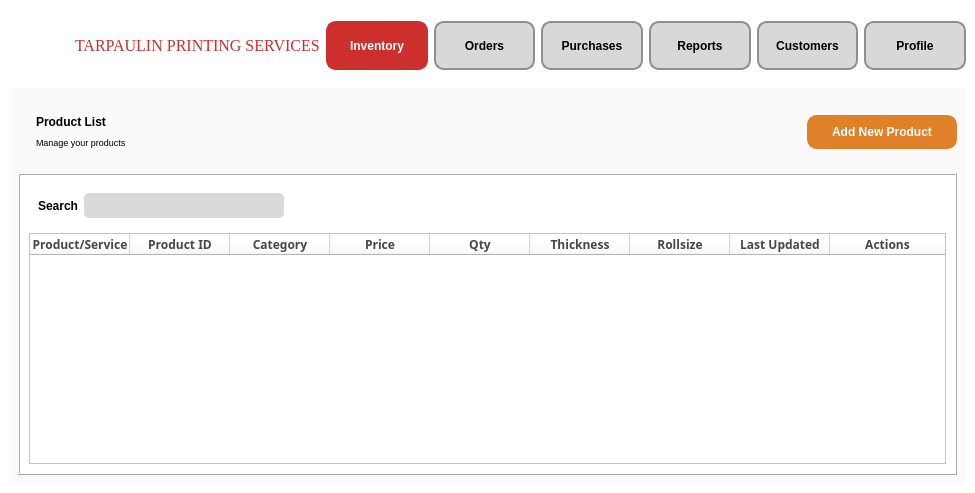
<?xml version="1.0" encoding="UTF-8"?>
<ui version="4.0">
 <class>Inventory_2</class>
 <widget class="QMainWindow" name="Inventory_2">
  <property name="geometry">
   <rect>
    <x>0</x>
    <y>0</y>
    <width>975</width>
    <height>493</height>
   </rect>
  </property>
  <property name="sizePolicy">
   <sizepolicy hsizetype="Fixed" vsizetype="Fixed">
    <horstretch>0</horstretch>
    <verstretch>0</verstretch>
   </sizepolicy>
  </property>
  <property name="windowTitle">
   <string>MainWindow</string>
  </property>
  <property name="styleSheet">
   <string notr="true">background-color: white;</string>
  </property>
  <widget class="QWidget" name="centralwidget">
   <layout class="QVBoxLayout" name="verticalLayout">
    <item>
     <widget class="QFrame" name="NavbarFrame">
      <property name="enabled">
       <bool>true</bool>
      </property>
      <property name="sizePolicy">
       <sizepolicy hsizetype="Preferred" vsizetype="Preferred">
        <horstretch>0</horstretch>
        <verstretch>0</verstretch>
       </sizepolicy>
      </property>
      <property name="cursor">
       <cursorShape>ArrowCursor</cursorShape>
      </property>
      <property name="styleSheet">
       <string notr="true">QPushButton {
    min-width: 100px; 
    max-width: 150px;
    min-height: 40px;
    max-height: 35px;
	font-size:12px;
	border: 2px solid #8f8f91; 
	border-radius: 10px;
	background-color: #d8d8d8; 
	min-width: 80px; 
	min-height: 30px; 
	padding: 5px; 
	color: black; 
	font-weight: bold; 
}
</string>
      </property>
      <property name="frameShape">
       <enum>QFrame::NoFrame</enum>
      </property>
      <property name="frameShadow">
       <enum>QFrame::Plain</enum>
      </property>
      <layout class="QHBoxLayout" name="horizontalLayout">
       <property name="leftMargin">
        <number>5</number>
       </property>
       <property name="rightMargin">
        <number>0</number>
       </property>
       <item>
        <widget class="QLabel" name="Logo">
         <property name="enabled">
          <bool>true</bool>
         </property>
         <property name="sizePolicy">
          <sizepolicy hsizetype="Fixed" vsizetype="Fixed">
           <horstretch>0</horstretch>
           <verstretch>0</verstretch>
          </sizepolicy>
         </property>
         <property name="minimumSize">
          <size>
           <width>55</width>
           <height>55</height>
          </size>
         </property>
         <property name="maximumSize">
          <size>
           <width>55</width>
           <height>55</height>
          </size>
         </property>
         <property name="cursor">
          <cursorShape>PointingHandCursor</cursorShape>
         </property>
         <property name="autoFillBackground">
          <bool>false</bool>
         </property>
         <property name="styleSheet">
          <string notr="true"/>
         </property>
         <property name="text">
          <string/>
         </property>
         <property name="textFormat">
          <enum>Qt::RichText</enum>
         </property>
         <property name="pixmap">
          <pixmap>static/logo.png</pixmap>
         </property>
         <property name="scaledContents">
          <bool>true</bool>
         </property>
         <property name="wordWrap">
          <bool>false</bool>
         </property>
        </widget>
       </item>
       <item>
        <widget class="QLabel" name="tarp">
         <property name="font">
          <font>
           <family>Georgia</family>
           <pointsize>12</pointsize>
           <weight>9</weight>
           <italic>false</italic>
           <bold>false</bold>
          </font>
         </property>
         <property name="cursor">
          <cursorShape>PointingHandCursor</cursorShape>
         </property>
         <property name="autoFillBackground">
          <bool>false</bool>
         </property>
         <property name="styleSheet">
          <string notr="true">font: 75 12pt &quot;Georgia&quot;;
color: #CD2E2E;</string>
         </property>
         <property name="text">
          <string>TARPAULIN PRINTING SERVICES</string>
         </property>
        </widget>
       </item>
       <item>
        <widget class="QPushButton" name="Inventory">
         <property name="minimumSize">
          <size>
           <width>94</width>
           <height>44</height>
          </size>
         </property>
         <property name="cursor">
          <cursorShape>PointingHandCursor</cursorShape>
         </property>
         <property name="styleSheet">
          <string notr="true">font-size:12px;
color: white;
border: 2px solid #CD2E2E;
background-color: #CD2E2E;
</string>
         </property>
         <property name="text">
          <string>Inventory</string>
         </property>
        </widget>
       </item>
       <item>
        <widget class="QPushButton" name="Order">
         <property name="cursor">
          <cursorShape>PointingHandCursor</cursorShape>
         </property>
         <property name="styleSheet">
          <string notr="true">font-size:12px;</string>
         </property>
         <property name="text">
          <string>Orders</string>
         </property>
        </widget>
       </item>
       <item>
        <widget class="QPushButton" name="Purchase">
         <property name="cursor">
          <cursorShape>PointingHandCursor</cursorShape>
         </property>
         <property name="styleSheet">
          <string notr="true">font-size:12px;</string>
         </property>
         <property name="text">
          <string>Purchases</string>
         </property>
        </widget>
       </item>
       <item>
        <widget class="QPushButton" name="Report">
         <property name="cursor">
          <cursorShape>PointingHandCursor</cursorShape>
         </property>
         <property name="styleSheet">
          <string notr="true">font-size:12px;</string>
         </property>
         <property name="text">
          <string>Reports</string>
         </property>
        </widget>
       </item>
       <item>
        <widget class="QPushButton" name="Customer">
         <property name="cursor">
          <cursorShape>PointingHandCursor</cursorShape>
         </property>
         <property name="styleSheet">
          <string notr="true">font-size:12px;</string>
         </property>
         <property name="text">
          <string>Customers</string>
         </property>
        </widget>
       </item>
       <item>
        <widget class="QPushButton" name="Profile">
         <property name="cursor">
          <cursorShape>PointingHandCursor</cursorShape>
         </property>
         <property name="styleSheet">
          <string notr="true">font-size:12px;</string>
         </property>
         <property name="text">
          <string>Profile</string>
         </property>
        </widget>
       </item>
      </layout>
     </widget>
    </item>
    <item>
     <widget class="QFrame" name="TableContainer">
      <property name="sizePolicy">
       <sizepolicy hsizetype="Expanding" vsizetype="Expanding">
        <horstretch>0</horstretch>
        <verstretch>0</verstretch>
       </sizepolicy>
      </property>
      <property name="minimumSize">
       <size>
        <width>0</width>
        <height>2</height>
       </size>
      </property>
      <property name="layoutDirection">
       <enum>Qt::LeftToRight</enum>
      </property>
      <property name="autoFillBackground">
       <bool>false</bool>
      </property>
      <property name="styleSheet">
       <string notr="true">background-color: #FAFAFA;
width: 100vw;</string>
      </property>
      <property name="frameShape">
       <enum>QFrame::NoFrame</enum>
      </property>
      <property name="frameShadow">
       <enum>QFrame::Plain</enum>
      </property>
      <layout class="QVBoxLayout" name="verticalLayout_2">
       <item>
        <widget class="QFrame" name="Label">
         <property name="sizePolicy">
          <sizepolicy hsizetype="Preferred" vsizetype="Preferred">
           <horstretch>0</horstretch>
           <verstretch>0</verstretch>
          </sizepolicy>
         </property>
         <property name="frameShape">
          <enum>QFrame::NoFrame</enum>
         </property>
         <property name="frameShadow">
          <enum>QFrame::Raised</enum>
         </property>
         <layout class="QHBoxLayout" name="horizontalLayout_4">
          <property name="rightMargin">
           <number>0</number>
          </property>
          <item>
           <widget class="QFrame" name="ProductList">
            <property name="frameShape">
             <enum>QFrame::NoFrame</enum>
            </property>
            <property name="frameShadow">
             <enum>QFrame::Raised</enum>
            </property>
            <layout class="QVBoxLayout" name="verticalLayout_3">
             <item>
              <widget class="QLabel" name="ProductLabel">
               <property name="styleSheet">
                <string notr="true">font-weight: bold;</string>
               </property>
               <property name="text">
                <string>Product List</string>
               </property>
              </widget>
             </item>
             <item>
              <widget class="QLabel" name="manageLabel">
               <property name="font">
                <font>
                 <pointsize>7</pointsize>
                </font>
               </property>
               <property name="text">
                <string>Manage your products</string>
               </property>
              </widget>
             </item>
            </layout>
           </widget>
          </item>
          <item>
           <widget class="QFrame" name="BtnContainer">
            <property name="frameShape">
             <enum>QFrame::NoFrame</enum>
            </property>
            <property name="frameShadow">
             <enum>QFrame::Raised</enum>
            </property>
            <layout class="QHBoxLayout" name="horizontalLayout_3">
             <property name="rightMargin">
              <number>0</number>
             </property>
             <item>
              <spacer name="horizontalSpacer">
               <property name="orientation">
                <enum>Qt::Horizontal</enum>
               </property>
               <property name="sizeHint" stdset="0">
                <size>
                 <width>649</width>
                 <height>20</height>
                </size>
               </property>
              </spacer>
             </item>
             <item>
              <widget class="QPushButton" name="AddProduct">
               <property name="sizePolicy">
                <sizepolicy hsizetype="Preferred" vsizetype="Fixed">
                 <horstretch>0</horstretch>
                 <verstretch>0</verstretch>
                </sizepolicy>
               </property>
               <property name="minimumSize">
                <size>
                 <width>150</width>
                 <height>34</height>
                </size>
               </property>
               <property name="maximumSize">
                <size>
                 <width>150</width>
                 <height>34</height>
                </size>
               </property>
               <property name="cursor">
                <cursorShape>PointingHandCursor</cursorShape>
               </property>
               <property name="styleSheet">
                <string notr="true">font-size:12px;
border: 2px solid #E08028; 
border-radius: 10px;
background-color: #E08028; 
padding: 5px; 
color: white; 
font-weight: bold; frf</string>
               </property>
               <property name="text">
                <string>Add New Product</string>
               </property>
               <property name="icon">
                <iconset>
                 <normaloff>static/add.png</normaloff>static/add.png</iconset>
               </property>
               <property name="iconSize">
                <size>
                 <width>20</width>
                 <height>20</height>
                </size>
               </property>
              </widget>
             </item>
            </layout>
           </widget>
          </item>
         </layout>
        </widget>
       </item>
       <item>
        <widget class="QFrame" name="DataFrame">
         <property name="sizePolicy">
          <sizepolicy hsizetype="Expanding" vsizetype="Expanding">
           <horstretch>0</horstretch>
           <verstretch>0</verstretch>
          </sizepolicy>
         </property>
         <property name="styleSheet">
          <string notr="true">background-color: white;</string>
         </property>
         <property name="frameShape">
          <enum>QFrame::Box</enum>
         </property>
         <property name="frameShadow">
          <enum>QFrame::Raised</enum>
         </property>
         <layout class="QVBoxLayout" name="verticalLayout_4">
          <item>
           <widget class="QFrame" name="SearchFrame">
            <property name="minimumSize">
             <size>
              <width>0</width>
              <height>41</height>
             </size>
            </property>
            <property name="frameShape">
             <enum>QFrame::NoFrame</enum>
            </property>
            <property name="frameShadow">
             <enum>QFrame::Raised</enum>
            </property>
            <layout class="QHBoxLayout" name="horizontalLayout_2">
             <item>
              <widget class="QLabel" name="Search">
               <property name="styleSheet">
                <string notr="true">font-weight: bold;
</string>
               </property>
               <property name="text">
                <string>Search</string>
               </property>
               <property name="alignment">
                <set>Qt::AlignLeading|Qt::AlignLeft|Qt::AlignVCenter</set>
               </property>
              </widget>
             </item>
             <item>
              <widget class="QLineEdit" name="SearchInput">
               <property name="minimumSize">
                <size>
                 <width>0</width>
                 <height>25</height>
                </size>
               </property>
               <property name="maximumSize">
                <size>
                 <width>200</width>
                 <height>25</height>
                </size>
               </property>
               <property name="styleSheet">
                <string notr="true">background-color: #D9D9D9;
border-radius: 5px;

</string>
               </property>
              </widget>
             </item>
             <item>
              <widget class="QLabel" name="Filter">
               <property name="minimumSize">
                <size>
                 <width>25</width>
                 <height>25</height>
                </size>
               </property>
               <property name="maximumSize">
                <size>
                 <width>25</width>
                 <height>25</height>
                </size>
               </property>
               <property name="cursor">
                <cursorShape>PointingHandCursor</cursorShape>
               </property>
               <property name="text">
                <string/>
               </property>
               <property name="pixmap">
                <pixmap>static/filter.png</pixmap>
               </property>
               <property name="scaledContents">
                <bool>true</bool>
               </property>
              </widget>
             </item>
             <item>
              <spacer name="horizontalSpacer_2">
               <property name="orientation">
                <enum>Qt::Horizontal</enum>
               </property>
               <property name="sizeHint" stdset="0">
                <size>
                 <width>610</width>
                 <height>20</height>
                </size>
               </property>
              </spacer>
             </item>
            </layout>
           </widget>
          </item>
          <item>
           <widget class="QTableWidget" name="tableWidget">
            <property name="columnCount">
             <number>9</number>
            </property>
            <attribute name="horizontalHeaderStretchLastSection">
             <bool>true</bool>
            </attribute>
            <column>
             <property name="text">
              <string>Product/Service</string>
             </property>
             <property name="font">
              <font>
               <family>Bahnschrift SemiBold</family>
               <pointsize>9</pointsize>
               <weight>75</weight>
               <bold>true</bold>
               <underline>false</underline>
              </font>
             </property>
             <property name="foreground">
              <brush brushstyle="SolidPattern">
               <color alpha="255">
                <red>71</red>
                <green>71</green>
                <blue>71</blue>
               </color>
              </brush>
             </property>
            </column>
            <column>
             <property name="text">
              <string>Product ID</string>
             </property>
             <property name="font">
              <font>
               <family>Bahnschrift SemiBold</family>
               <weight>75</weight>
               <bold>true</bold>
              </font>
             </property>
             <property name="foreground">
              <brush brushstyle="SolidPattern">
               <color alpha="255">
                <red>71</red>
                <green>71</green>
                <blue>71</blue>
               </color>
              </brush>
             </property>
            </column>
            <column>
             <property name="text">
              <string>Category</string>
             </property>
             <property name="font">
              <font>
               <family>Bahnschrift SemiBold</family>
               <pointsize>9</pointsize>
               <weight>75</weight>
               <bold>true</bold>
              </font>
             </property>
             <property name="foreground">
              <brush brushstyle="SolidPattern">
               <color alpha="255">
                <red>71</red>
                <green>71</green>
                <blue>71</blue>
               </color>
              </brush>
             </property>
            </column>
            <column>
             <property name="text">
              <string>Price</string>
             </property>
             <property name="font">
              <font>
               <family>Bahnschrift SemiBold</family>
               <pointsize>9</pointsize>
               <weight>75</weight>
               <bold>true</bold>
              </font>
             </property>
             <property name="foreground">
              <brush brushstyle="SolidPattern">
               <color alpha="255">
                <red>71</red>
                <green>71</green>
                <blue>71</blue>
               </color>
              </brush>
             </property>
            </column>
            <column>
             <property name="text">
              <string>Qty</string>
             </property>
             <property name="font">
              <font>
               <family>Bahnschrift SemiBold</family>
               <pointsize>9</pointsize>
               <weight>75</weight>
               <bold>true</bold>
              </font>
             </property>
             <property name="foreground">
              <brush brushstyle="SolidPattern">
               <color alpha="255">
                <red>71</red>
                <green>71</green>
                <blue>71</blue>
               </color>
              </brush>
             </property>
            </column>
            <column>
             <property name="text">
              <string>Thickness</string>
             </property>
             <property name="font">
              <font>
               <family>Bahnschrift SemiBold</family>
               <pointsize>9</pointsize>
               <weight>75</weight>
               <bold>true</bold>
              </font>
             </property>
             <property name="foreground">
              <brush brushstyle="SolidPattern">
               <color alpha="255">
                <red>71</red>
                <green>71</green>
                <blue>71</blue>
               </color>
              </brush>
             </property>
            </column>
            <column>
             <property name="text">
              <string>Rollsize</string>
             </property>
             <property name="font">
              <font>
               <family>Bahnschrift SemiBold</family>
               <pointsize>9</pointsize>
               <weight>75</weight>
               <bold>true</bold>
              </font>
             </property>
             <property name="foreground">
              <brush brushstyle="SolidPattern">
               <color alpha="255">
                <red>71</red>
                <green>71</green>
                <blue>71</blue>
               </color>
              </brush>
             </property>
            </column>
            <column>
             <property name="text">
              <string>Last Updated</string>
             </property>
             <property name="font">
              <font>
               <family>Bahnschrift SemiBold</family>
               <pointsize>9</pointsize>
               <weight>75</weight>
               <bold>true</bold>
              </font>
             </property>
             <property name="foreground">
              <brush brushstyle="SolidPattern">
               <color alpha="255">
                <red>71</red>
                <green>71</green>
                <blue>71</blue>
               </color>
              </brush>
             </property>
            </column>
            <column>
             <property name="text">
              <string>Actions</string>
             </property>
             <property name="font">
              <font>
               <family>Bahnschrift SemiBold</family>
               <pointsize>9</pointsize>
               <weight>75</weight>
               <bold>true</bold>
              </font>
             </property>
             <property name="foreground">
              <brush brushstyle="SolidPattern">
               <color alpha="255">
                <red>71</red>
                <green>71</green>
                <blue>71</blue>
               </color>
              </brush>
             </property>
            </column>
           </widget>
          </item>
         </layout>
        </widget>
       </item>
      </layout>
     </widget>
    </item>
   </layout>
  </widget>
 </widget>
 <resources>
  <include location="images.qrc"/>
  <include location="font.qrc"/>
 </resources>
 <connections/>
</ui>
